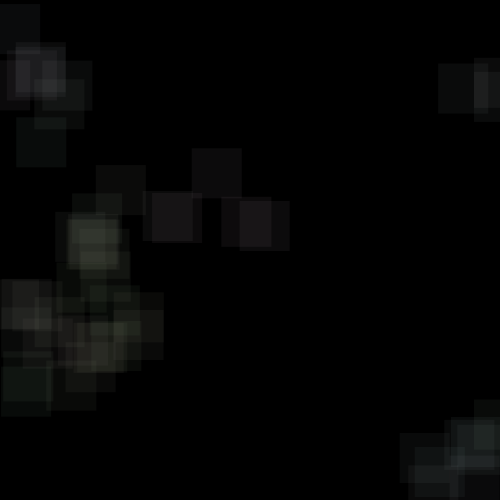
Frame 1 (no input)
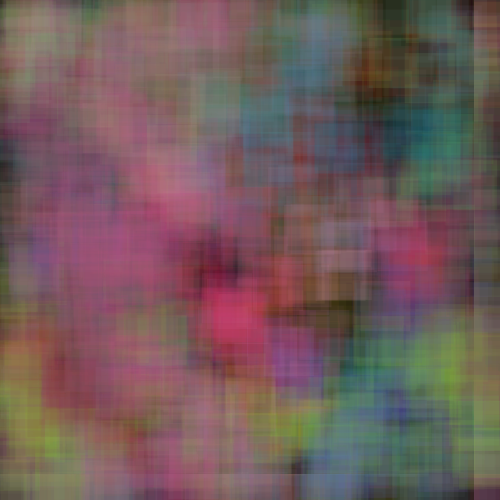
Frame 60 (the mouse pressed at the canvas centre just before this capture)
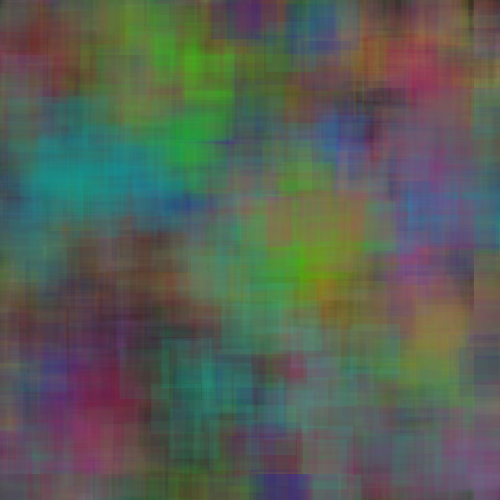
Frame 120 (the mouse held since frame 60 and released just before this capture)

The Processing sketch that drew these frames (run headless with seeded random() and noise(); from frame 60 on, the mouse is pressed at the canvas centre):

// Processing sketch: processing_82622
// ── processing_82622.pde


PVector elpsPlace, cl, dElpsPlace, dCl;
int maxShift = 50;

void setup() {
  size(500, 500);
  elpsPlace = new PVector(width/2, height/2);
  dElpsPlace = new PVector(0, 0);
  cl = new PVector(150, 150, 150);
  dCl = new PVector(0, 0, 0);
  smooth();
  rectMode(CENTER);
  background(0);
}


void draw() {
  noStroke();

  for (int li=0; li<50; li++) { //this speeds up drawing - 50 shapes per one draw()
    dElpsPlace.x=random(2*maxShift)-maxShift;
    dElpsPlace.y=random(2*maxShift)-maxShift;

    elpsPlace.add(dElpsPlace);
    elpsPlace.x = elpsPlace.x>0? elpsPlace.x : width-1;
    elpsPlace.y = elpsPlace.y>0? elpsPlace.y : height-1;
    elpsPlace.x%=width;
    elpsPlace.y%=height;


    dCl.x=random(20)-10;
    dCl.y=random(20)-10;
    dCl.z=random(20)-10;

    cl.add(dCl);
    cl.x = cl.x>0? cl.x : 255;
    cl.y = cl.y>0? cl.y : 255;
    cl.z = cl.z>0? cl.z : 255;
    cl.x%=255;
    cl.y%=255;
    cl.z%=255;

    fill(cl.x, cl.y, cl.z, 20);

    rect(elpsPlace.x, elpsPlace.y, 50, 50);
  }
}
